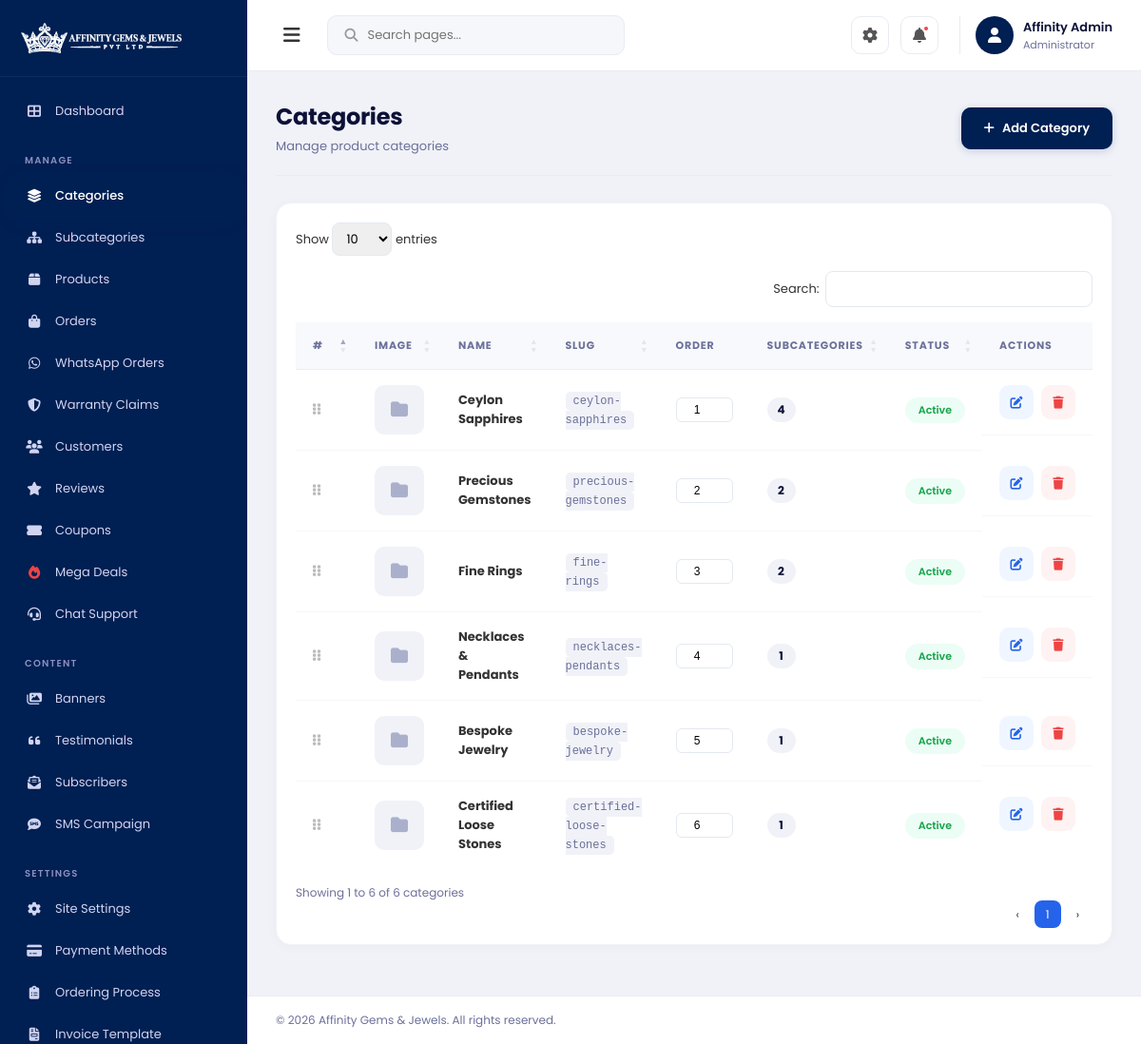
The app's page /admin/categories.php (signed in) with its own data.
### tables this page shows
CREATE TABLE IF NOT EXISTS `categories` (
    `id` INT AUTO_INCREMENT PRIMARY KEY,
    `name` VARCHAR(100) NOT NULL,
    `slug` VARCHAR(100) NOT NULL UNIQUE,
    `description` TEXT NULL,
    `image` VARCHAR(255) NULL,
    `sort_order` INT DEFAULT 0,
    `status` ENUM('active', 'inactive') DEFAULT 'active',
    `created_at` DATETIME DEFAULT CURRENT_TIMESTAMP,
    `updated_at` DATETIME DEFAULT CURRENT_TIMESTAMP ON UPDATE CURRENT_TIMESTAMP,
    INDEX `idx_categories_slug` (`slug`),
    INDEX `idx_categories_status` (`status`)
);

### admin/categories.php (the view, shortened to what this page needs)
<?php
$database = new Database();
$conn = $database->getConnection();
$conn->exec("CREATE TABLE IF NOT EXISTS categories (
    id INT AUTO_INCREMENT PRIMARY KEY,
    name VARCHAR(100) NOT NULL,
    slug VARCHAR(100) NOT NULL UNIQUE,
    description TEXT NULL,
    image VARCHAR(255) NULL,
    sort_order INT DEFAULT 0,
    status ENUM('active', 'inactive') DEFAULT 'active',
    created_at DATETIME DEFAULT CURRENT_TIMESTAMP,
    updated_at DATETIME DEFAULT CURRENT_TIMESTAMP ON UPDATE CURRENT_TIMESTAMP
) ENGINE=InnoDB DEFAULT CHARSET=utf8mb4");
try {
    $conn->exec("ALTER TABLE categories ADD COLUMN sort_order INT DEFAULT 0 AFTER image");
} catch (Exception $e) {}
$stmt = $conn->prepare("SELECT c.*, (SELECT COUNT(*) FROM subcategories WHERE category_id = c.id) as subcat_count FROM categories c ORDER BY c.sort_order ASC, c.name ASC");
$stmt->execute();
$categories = $stmt->fetchAll();
?>
<!DOCTYPE html>
<html lang="en">
<head>
    <link rel="stylesheet" href="<?php echo BASE_URL; ?>assets/css/admin.css">
    <link rel="stylesheet" href="https://cdnjs.cloudflare.com/ajax/libs/font-awesome/6.5.0/css/all.min.css">
    <link rel="stylesheet" href="https://cdn.datatables.net/1.13.7/css/dataTables.bootstrap5.min.css">
</head>
<body>
    <div class="admin-layout">
        <?php $currentPage = 'categories'; include __DIR__ . '/partials/sidebar.php'; ?>
        <main class="main-content">
            <?php include __DIR__ . '/partials/topbar.php'; ?>
            <div class="dashboard-content">
                <div class="page-header">
                    <div>
                        <h1 class="page-title">Categories</h1>
                        <p class="page-subtitle">Manage product categories</p>
                    </div>
                    <button class="btn-primary" onclick="resetCategoryForm()">
                        <i class="fas fa-plus"></i> Add Category
                    </button>
                </div>
                <div class="table-card">
                    <table class="data-table" id="categoriesTable">
                        <thead>
                            <tr>
                                <th style="width:40px;">#</th>
                                <th>Image</th>
                                <th>Name</th>
                                <th>Slug</th>
                                <th>Order</th>
                                <th>Subcategories</th>
                                <th>Status</th>
                                <th>Actions</th>
                            </tr>
                        </thead>
                        <tbody id="categorySortable">
                            <?php if (empty($categories)): ?>
                            <tr>
                                <td colspan="8" class="text-center">No categories found. Add your first category!</td>
                            </tr>
                            <?php else: ?>
                            <?php foreach ($categories as $idx => $cat): ?>
                            <tr data-id="<?php echo $cat['id']; ?>">
                                <td style="cursor:grab; color:#bbb;"><i class="fas fa-grip-vertical"></i></td>
                                <td>
                                    <?php if ($cat['image']): ?>
                                    <img src="<?php echo htmlspecialchars(media_image_url($cat['image'])); ?>" alt="" class="table-img">
                                    <?php else: ?>
                                    <div class="table-img-placeholder"><i class="fas fa-folder"></i></div>
                                    <?php endif; ?>
                                </td>
                                <td><strong><?php echo htmlspecialchars($cat['name']); ?></strong></td>
                                <td><code><?php echo htmlspecialchars($cat['slug']); ?></code></td>
                                <td>
                                    <input type="number" value="<?php echo (int)($cat['sort_order'] ?? 0); ?>" min="0" style="width:60px; padding:5px 8px; border:1.5px solid #e4e8f0; border-radius:6px; font-size:12px; text-align:center;" onchange="updateSingleOrder(<?php echo $cat['id']; ?>, this.value)">
                                </td>
                                <td>
                                    <span class="badge-count"><?php echo (int)$cat['subcat_count']; ?></span>
                                </td>
                                <td>
                                    <span class="status <?php echo $cat['status']; ?>">
                                        <?php echo ucfirst($cat['status']); ?>
                                    </span>
                                </td>
                                <td class="actions">
                                    <a href="?edit=<?php echo $cat['id']; ?>" class="btn-action edit" title="Edit">
                                        <i class="fas fa-edit"></i>
                                    </a>
                                    <form method="POST" style="display:inline" id="deleteForm_<?php echo $cat['id']; ?>">
                                        <button type="button" class="btn-action delete" title="Delete" onclick="showDeleteConfirm(<?php echo $cat['id']; ?>, '<?php echo htmlspecialchars(addslashes($cat['name'])); ?>')">
                                            <i class="fas fa-trash"></i>
                                        </button>
                                    </form>
                                </td>
                            </tr>
                            <?php endforeach; ?>
                            <?php endif; ?>
                        </tbody>
                    </table>
                </div>
                <div class="admin-footer">
                    <p>&copy; <?php echo date('Y'); ?> <?php echo ADMIN_BRAND; ?>. All rights reserved.</p>
                </div>
            </div>
        </main>
    </div>
</body>
</html>

### assets/css/admin.css (style rules this page uses)
* { margin: 0; padding: 0; box-sizing: border-box; }
body { font-family: 'Poppins', sans-serif; background: #f0f2f8; color: #333; overflow-x: hidden; }
.admin-layout { display: flex; min-height: 100vh; }
.main-content { margin-left: 260px; flex: 1; min-height: 100vh; transition: margin-left 0.3s ease; }
.dashboard-content { padding: 30px; }
.status { padding: 4px 10px; border-radius: 20px; font-size: 11px; font-weight: 500; }
.admin-footer { display: flex; justify-content: space-between; align-items: center; padding: 16px 30px; border-top: 1px solid #e8ecf1; background: #fff; position: fixed; bottom: 0; left: 260px; right: 0; z-index: 40; }
.admin-footer p { font-size: 12px; color: #6b7099; }
.dashboard-content { padding: 30px; padding-bottom: 80px; }
.page-header { display: flex; justify-content: space-between; align-items: center; margin-bottom: 28px; padding-bottom: 20px; border-bottom: 1px solid #e8ecf1; }
.page-title { font-size: 24px; font-weight: 700; color: #0d1137; letter-spacing: -0.3px; }
.page-subtitle { font-size: 13px; color: #6b7099; margin-top: 4px; }
.btn-primary { display: inline-flex; align-items: center; gap: 8px; padding: 12px 24px; background: #001f52; color: #ffffff; border: none; border-radius: 10px; font-family: 'Poppins', sans-serif; font-size: 13px; font-weight: 600; cursor: pointer; text-decoration: none; transition: all 0.3s; box-shadow: 0 2px 8px rgba(0, 40, 104, 0.18); }
.table-card { background: #fff; border-radius: 16px; padding: 0; overflow: hidden; box-shadow: 0 2px 12px rgba(0,0,0,0.03); border: 1px solid #f0f2f8; margin-bottom: 24px; }
.data-table { width: 100%; border-collapse: collapse; }
.data-table thead th { background: #f8f9fc; padding: 16px 18px; font-size: 11px; font-weight: 700; color: #6b7099; text-align: left; text-transform: uppercase; letter-spacing: 0.8px; border-bottom: 1px solid #eee; }
.data-table tbody td { padding: 16px 18px; font-size: 13px; color: #333; border-bottom: 1px solid #f5f7fa; vertical-align: middle; }
.data-table tbody tr { transition: background 0.2s; }
.data-table tbody tr:last-child td { border-bottom: none; }
.table-img-placeholder { width: 52px; height: 52px; background: #f0f2f8; border-radius: 10px; display: flex; align-items: center; justify-content: center; color: #aab0cc; font-size: 18px; }
.badge-count { display: inline-flex; align-items: center; justify-content: center; min-width: 30px; padding: 4px 10px; background: #f0f2f8; border-radius: 20px; font-size: 12px; font-weight: 700; color: #0d1137; }
.data-table .status { padding: 5px 14px; border-radius: 20px; font-size: 11px; font-weight: 600; display: inline-block; }
.data-table .status.active { background: #ecfdf5; color: #16a34a; }
code { background: #f0f2f8; padding: 3px 8px; border-radius: 5px; font-size: 12px; color: #6b7099; font-family: monospace; }
.actions { display: flex; gap: 8px; }
.btn-action { width: 36px; height: 36px; border: none; border-radius: 10px; display: inline-flex; align-items: center; justify-content: center; cursor: pointer; font-size: 13px; text-decoration: none; transition: all 0.3s; }
.btn-action.edit { background: #eff6ff; color: #2563eb; }
.btn-action.delete { background: #fef2f2; color: #ef4444; }

### records on screen
categories: name "Ceylon Sapphires", slug "ceylon-sapphires", sort_order+id "1", subcat_count "4", status "Active"
categories: name "Precious Gemstones", slug "precious-gemstones", sort_order+id "2", subcat_count "2", status "Active"
categories: name "Fine Rings", slug "fine-rings", sort_order+id "3", subcat_count "2", status "Active"
categories: name "Necklaces & Pendants", slug "necklaces-pendants", sort_order+id "4", subcat_count "1", status "Active"
categories: name "Bespoke Jewelry", slug "bespoke-jewelry", sort_order+id "5", subcat_count "1", status "Active"
categories: name "Certified Loose Stones", slug "certified-loose-stones", sort_order+id "6", subcat_count "1", status "Active"

### other values on screen
$adminName "Affinity Admin"
ADMIN_BRAND "Affinity Gems & Jewels"
